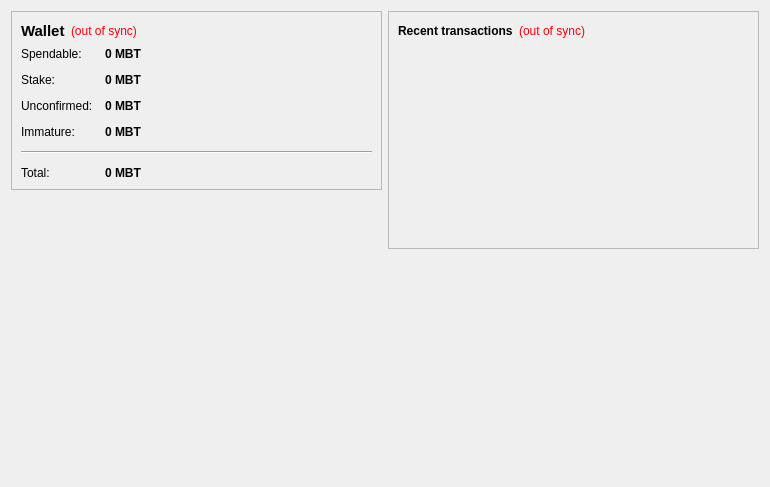
<?xml version="1.0" encoding="UTF-8"?>
<ui version="4.0">
 <class>OverviewPage</class>
 <widget class="QWidget" name="OverviewPage">
  <property name="geometry">
   <rect>
    <x>0</x>
    <y>0</y>
    <width>770</width>
    <height>487</height>
   </rect>
  </property>
  <property name="windowTitle">
   <string>Form</string>
  </property>
  <layout class="QHBoxLayout" name="horizontalLayout" stretch="1,1">
   <item>
    <layout class="QVBoxLayout" name="verticalLayout_2">
     <item>
      <widget class="QFrame" name="frame">
       <property name="frameShape">
        <enum>QFrame::StyledPanel</enum>
       </property>
       <property name="frameShadow">
        <enum>QFrame::Raised</enum>
       </property>
       <layout class="QVBoxLayout" name="verticalLayout_4">
        <item>
         <layout class="QHBoxLayout" name="horizontalLayout_4">
          <item>
           <widget class="QLabel" name="label_5">
            <property name="font">
             <font>
              <pointsize>11</pointsize>
              <weight>75</weight>
              <bold>true</bold>
             </font>
            </property>
            <property name="text">
             <string>Wallet</string>
            </property>
           </widget>
          </item>
          <item>
           <widget class="QLabel" name="labelWalletStatus">
            <property name="toolTip">
             <string>The displayed information may be out of date. Your wallet automatically synchronizes with the MicroBits network after a connection is established, but this process has not completed yet.</string>
            </property>
            <property name="styleSheet">
             <string notr="true">QLabel { color: red; }</string>
            </property>
            <property name="text">
             <string notr="true">(out of sync)</string>
            </property>
            <property name="alignment">
             <set>Qt::AlignLeading|Qt::AlignLeft|Qt::AlignVCenter</set>
            </property>
           </widget>
          </item>
          <item>
           <spacer name="horizontalSpacer_2">
            <property name="orientation">
             <enum>Qt::Horizontal</enum>
            </property>
            <property name="sizeHint" stdset="0">
             <size>
              <width>40</width>
              <height>20</height>
             </size>
            </property>
           </spacer>
          </item>
         </layout>
        </item>
        <item>
         <layout class="QFormLayout" name="formLayout_2">
          <property name="fieldGrowthPolicy">
           <enum>QFormLayout::AllNonFixedFieldsGrow</enum>
          </property>
          <property name="horizontalSpacing">
           <number>12</number>
          </property>
          <property name="verticalSpacing">
           <number>12</number>
          </property>
          <item row="0" column="0">
           <widget class="QLabel" name="label">
            <property name="text">
             <string>Spendable:</string>
            </property>
           </widget>
          </item>
          <item row="0" column="1">
           <widget class="QLabel" name="labelBalance">
            <property name="font">
             <font>
              <weight>75</weight>
              <bold>true</bold>
             </font>
            </property>
            <property name="cursor">
             <cursorShape>IBeamCursor</cursorShape>
            </property>
            <property name="toolTip">
             <string>Your current spendable balance</string>
            </property>
            <property name="text">
             <string notr="true">0 MBT</string>
            </property>
            <property name="textInteractionFlags">
             <set>Qt::LinksAccessibleByMouse|Qt::TextSelectableByKeyboard|Qt::TextSelectableByMouse</set>
            </property>
           </widget>
          </item>
          <item row="1" column="0">
           <widget class="QLabel" name="label_6">
            <property name="text">
             <string>Stake:</string>
            </property>
           </widget>
          </item>
          <item row="1" column="1">
           <widget class="QLabel" name="labelStake">
            <property name="font">
             <font>
              <weight>75</weight>
              <bold>true</bold>
             </font>
            </property>
            <property name="cursor">
             <cursorShape>IBeamCursor</cursorShape>
            </property>
            <property name="toolTip">
             <string>Total of coins that was staked, and do not yet count toward the current balance</string>
            </property>
            <property name="text">
             <string notr="true">0 MBT</string>
            </property>
            <property name="textInteractionFlags">
             <set>Qt::LinksAccessibleByMouse|Qt::TextSelectableByKeyboard|Qt::TextSelectableByMouse</set>
            </property>
           </widget>
          </item>
          <item row="2" column="0">
           <widget class="QLabel" name="label_3">
            <property name="text">
             <string>Unconfirmed:</string>
            </property>
           </widget>
          </item>
          <item row="2" column="1">
           <widget class="QLabel" name="labelUnconfirmed">
            <property name="font">
             <font>
              <weight>75</weight>
              <bold>true</bold>
             </font>
            </property>
            <property name="cursor">
             <cursorShape>IBeamCursor</cursorShape>
            </property>
            <property name="toolTip">
             <string>Total of transactions that have yet to be confirmed, and do not yet count toward the current balance</string>
            </property>
            <property name="text">
             <string notr="true">0 MBT</string>
            </property>
            <property name="textInteractionFlags">
             <set>Qt::LinksAccessibleByMouse|Qt::TextSelectableByKeyboard|Qt::TextSelectableByMouse</set>
            </property>
           </widget>
          </item>
          <item row="3" column="0">
           <widget class="QLabel" name="labelImmatureText">
            <property name="text">
             <string>Immature:</string>
            </property>
           </widget>
          </item>
          <item row="3" column="1">
           <widget class="QLabel" name="labelImmature">
            <property name="font">
             <font>
              <weight>75</weight>
              <bold>true</bold>
             </font>
            </property>
            <property name="toolTip">
             <string>Mined balance that has not yet matured</string>
            </property>
            <property name="text">
             <string notr="true">0 MBT</string>
            </property>
            <property name="textInteractionFlags">
             <set>Qt::LinksAccessibleByMouse|Qt::TextSelectableByKeyboard|Qt::TextSelectableByMouse</set>
            </property>
           </widget>
          </item>
          <item row="4" column="0" colspan="2">
           <widget class="Line" name="line">
            <property name="orientation">
             <enum>Qt::Horizontal</enum>
            </property>
           </widget>
          </item>
          <item row="5" column="0">
           <widget class="QLabel" name="labelTotalText">
            <property name="text">
             <string>Total:</string>
            </property>
           </widget>
          </item>
          <item row="5" column="1">
           <widget class="QLabel" name="labelTotal">
            <property name="font">
             <font>
              <weight>75</weight>
              <bold>true</bold>
             </font>
            </property>
            <property name="cursor">
             <cursorShape>IBeamCursor</cursorShape>
            </property>
            <property name="toolTip">
             <string>Your current total balance</string>
            </property>
            <property name="text">
             <string notr="true">0 MBT</string>
            </property>
            <property name="textInteractionFlags">
             <set>Qt::LinksAccessibleByMouse|Qt::TextSelectableByKeyboard|Qt::TextSelectableByMouse</set>
            </property>
           </widget>
          </item>
         </layout>
        </item>
       </layout>
      </widget>
     </item>
     <item>
      <spacer name="verticalSpacer">
       <property name="orientation">
        <enum>Qt::Vertical</enum>
       </property>
       <property name="sizeHint" stdset="0">
        <size>
         <width>20</width>
         <height>40</height>
        </size>
       </property>
      </spacer>
     </item>
     <item>
      <widget class="QLabel" name="label_2">
       <property name="autoFillBackground">
        <bool>true</bool>
       </property>
       <property name="text">
        <string/>
       </property>
       <property name="pixmap">
        <pixmap>:/icons/drmbg</pixmap>
       </property>
       <property name="scaledContents">
        <bool>false</bool>
       </property>
       <property name="margin">
        <number>0</number>
       </property>
      </widget>
     </item>
    </layout>
   </item>
   <item>
    <layout class="QVBoxLayout" name="verticalLayout_3">
     <item>
      <widget class="QFrame" name="frame_2">
       <property name="frameShape">
        <enum>QFrame::StyledPanel</enum>
       </property>
       <property name="frameShadow">
        <enum>QFrame::Raised</enum>
       </property>
       <layout class="QVBoxLayout" name="verticalLayout">
        <item>
         <layout class="QHBoxLayout" name="horizontalLayout_2">
          <item>
           <widget class="QLabel" name="label_4">
            <property name="text">
             <string>&lt;b&gt;Recent transactions&lt;/b&gt;</string>
            </property>
           </widget>
          </item>
          <item>
           <widget class="QLabel" name="labelTransactionsStatus">
            <property name="toolTip">
             <string>The displayed information may be out of date. Your wallet automatically synchronizes with the MicroBits network after a connection is established, but this process has not completed yet.</string>
            </property>
            <property name="styleSheet">
             <string notr="true">QLabel { color: red; }</string>
            </property>
            <property name="text">
             <string notr="true">(out of sync)</string>
            </property>
            <property name="alignment">
             <set>Qt::AlignRight|Qt::AlignTrailing|Qt::AlignVCenter</set>
            </property>
           </widget>
          </item>
          <item>
           <spacer name="horizontalSpacer">
            <property name="orientation">
             <enum>Qt::Horizontal</enum>
            </property>
            <property name="sizeHint" stdset="0">
             <size>
              <width>40</width>
              <height>20</height>
             </size>
            </property>
           </spacer>
          </item>
         </layout>
        </item>
        <item>
         <widget class="QListView" name="listTransactions">
          <property name="styleSheet">
           <string notr="true">QListView { background: transparent; }</string>
          </property>
          <property name="frameShape">
           <enum>QFrame::NoFrame</enum>
          </property>
          <property name="verticalScrollBarPolicy">
           <enum>Qt::ScrollBarAlwaysOff</enum>
          </property>
          <property name="horizontalScrollBarPolicy">
           <enum>Qt::ScrollBarAlwaysOff</enum>
          </property>
          <property name="selectionMode">
           <enum>QAbstractItemView::NoSelection</enum>
          </property>
         </widget>
        </item>
       </layout>
      </widget>
     </item>
     <item>
      <spacer name="verticalSpacer_2">
       <property name="orientation">
        <enum>Qt::Vertical</enum>
       </property>
       <property name="sizeHint" stdset="0">
        <size>
         <width>20</width>
         <height>40</height>
        </size>
       </property>
      </spacer>
     </item>
    </layout>
   </item>
  </layout>
 </widget>
 <resources>
  <include location="../bitcoin.qrc"/>
 </resources>
 <connections/>
</ui>
